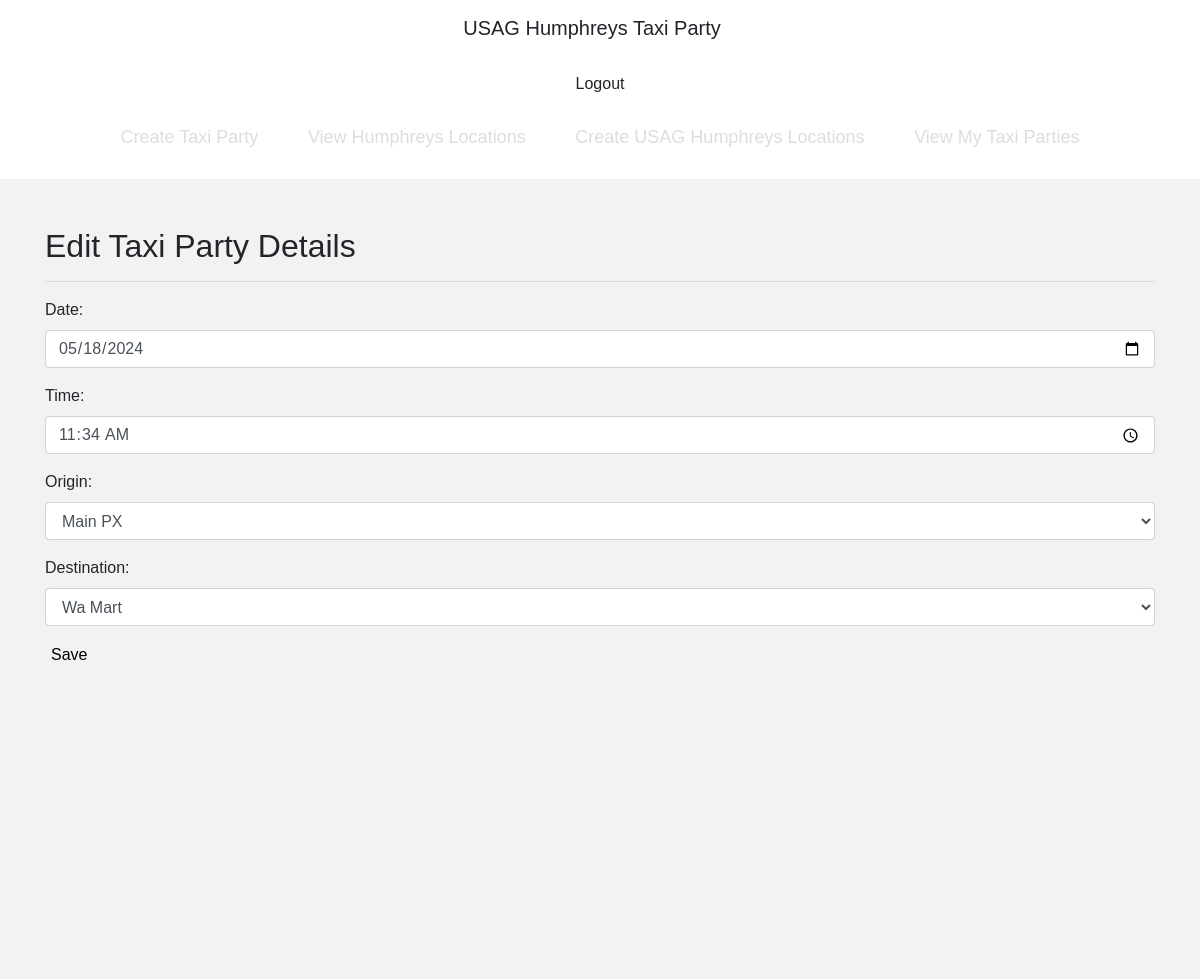
/taxiparty/2/edit/ (signed in), run on the app's committed database.
### taxiparty/models.py (models this page shows, shortened)
class TaxiParty(models.Model):
    date = models.DateField(blank=False, default=datetime.date.today())
    time = models.TimeField(blank=False, default=datetime.time(8, 00))
    origin = models.ForeignKey(Location, on_delete=models.CASCADE, related_name='origin')
    destination = models.ForeignKey(Location, on_delete=models.CASCADE, related_name='destination')
    rider = models.ManyToManyField(User, related_name='rider')
    owner = models.ForeignKey(User, null=True, blank=True, on_delete=models.CASCADE, related_name='owner')

### taxiparty/views.py (the view)
# urls.py: path('taxiparty/<int:id>/edit/', views.party_edit_view, name='taxipartyedit'),
def party_edit_view(request, id):
    if request.user.is_anonymous:
        return redirect(reverse('user:login'))
    obj = get_object_or_404(TaxiParty, id=id)
    if request.user != obj.owner:
        messages.info(request, 'You are not the owner of the Taxi Party!')
        return redirect(reverse('taxiparty:taxipartydynamic', kwargs={'id': id}))
    if request.method == 'POST':
        form = TaxiPartyForm(request.POST, instance=obj)
        if form.is_valid():
            form.save()
            return redirect(reverse('taxiparty:taxipartydynamic', kwargs={'id': id}))
    else:
        form = TaxiPartyForm(instance=obj)
    user_agent = get_user_agent(request)
    context = {
        'form': form,
        'mobile': user_agent.is_mobile
    }
    return render(request, 'edit_party.html', context)

### taxiparty/forms.py (shortened to what this page needs)
class TaxiPartyForm(forms.ModelForm):
    date = forms.DateField(
        widget=forms.DateInput(
            attrs={
                'type': 'date',
                'class': "form-control"
            }
        )
    )
    time = forms.TimeField(
        widget=forms.TimeInput(
            attrs={
                'type': 'time',
                'class': "form-control"
            }
        )
    )
    origin = forms.ModelChoiceField(
        queryset=Location.objects.all(),
        widget=forms.Select(
            attrs={
                'class': "form-select form-control"
            }
        )
    )
    destination = forms.ModelChoiceField(
        queryset=Location.objects.all(),
        widget=forms.Select(
            attrs={
                'class': "form-select form-control"
            }
        )
    )
    class Meta:
        model = TaxiParty
        fields = [
            'date',
            'time',
            'origin',
            'destination',
        ]

### taxiparty/models.py (called while the page is built)
    def __str__(self) -> str:
        return self.name

### taxiparty/templates/edit_party.html (shortened to what this page needs)
{% extends 'base.html' %}
{% block content %}
<div class="container mt-4">
    <h2 class="home-title">Edit Taxi Party Details</h1>
    <hr>
    <div class="login-container">
        <form method="POST">
            <div class="form-group">
                {{ form.as_p }}
            </div>
            <button type="submit" class="sec-button">Save</button>
        </form>
    </div>
</div>
{% endblock %}

### static/css/mystyle.css (style rules this page uses)
html, body { font-family: Arial, sans-serif; height: 100%; margin: 0; }
button { border: none; background-color: inherit; }

### data on the page
TaxiParty: date "05/18/2024", time "11:34:00", origin "Main PX", destination "Wa Mart"
